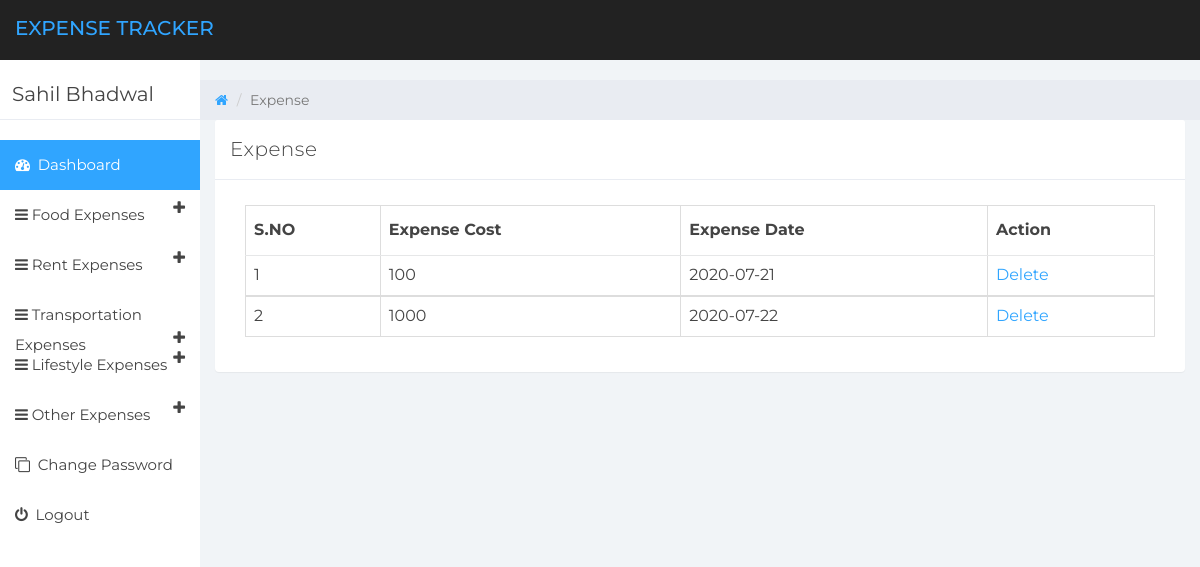
Page /other-manage-expense.php (signed in) on the committed database.
### tables this page shows
CREATE TABLE IF NOT EXISTS `tbluser` (
  `ID` int(11) NOT NULL AUTO_INCREMENT,
  `FullName` varchar(150) DEFAULT NULL,
  `Email` varchar(200) DEFAULT NULL,
  `MobileNumber` bigint(20) DEFAULT NULL,
  `Password` varchar(200) DEFAULT NULL,
  `RegDate` timestamp NOT NULL DEFAULT CURRENT_TIMESTAMP,
  PRIMARY KEY (`ID`)
);

CREATE TABLE IF NOT EXISTS `tbleotherexpense` (
  `ID` int(11) NOT NULL AUTO_INCREMENT,
  `UserId` int(11) NOT NULL,
  `ExpenseDate` date DEFAULT NULL,
  `ExpenseItem` varchar(200) DEFAULT NULL,
  `ExpenseCost` varchar(200) DEFAULT NULL,
  `NoteDate` timestamp NULL DEFAULT CURRENT_TIMESTAMP,
  PRIMARY KEY (`ID`)
);

### other-manage-expense.php (the view, shortened to what this page needs)
  <?php
if (strlen($_SESSION['detsuid']==0)) {
  header('location:logout.php');
  } else{
?>
<!DOCTYPE html>
<html>
<head>
	<link href="css/bootstrap.min.css" rel="stylesheet">
	<link href="css/font-awesome.min.css" rel="stylesheet">
	<link href="css/datepicker3.css" rel="stylesheet">
	<link href="css/styles.css" rel="stylesheet">
</head>
<body>
	<?php include_once('includes/header.php');?>
	<?php include_once('includes/sidebar.php');?>
	<div class="col-sm-9 col-sm-offset-3 col-lg-10 col-lg-offset-2 main">
		<div class="row">
			<ol class="breadcrumb">
				<li><a href="#">
					<em class="fa fa-home"></em>
				</a></li>
				<li class="active">Expense</li>
			</ol>
		</div>
		<div class="row">
			<div class="col-lg-12">
				<div class="panel panel-default">
					<div class="panel-heading">Expense</div>
					<div class="panel-body">
						<div class="col-md-12">
							<div class="table-responsive">
            <table class="table table-bordered mg-b-0">
              <thead>
                <tr>
                  <th>S.NO</th>
                  <th>Expense Cost</th>
                  <th>Expense Date</th>
                  <th>Action</th>
                </tr>
              </thead>
              <?php
              $userid=$_SESSION['detsuid'];
$ret=mysqli_query($con,"select * from tbleotherexpense where UserId='$userid'");
$cnt=1;
while ($row=mysqli_fetch_array($ret)) {
?>
              <tbody>
                <tr>
                  <td><?php echo $cnt;?></td>
                  <td><?php  echo $row['ExpenseCost'];?></td>
                  <td><?php  echo $row['ExpenseDate'];?></td>
                  <td><a href="manage-expense.php?delid=<?php echo $row['ID'];?>">Delete</a>
                </tr>
                <?php
$cnt=$cnt+1;
}?>
              </tbody>
            </table>
          </div>
						</div>
					</div>
				</div>
            </div>
		</div>
    </div>
</body>
</html>
<?php }  ?>

### includes/sidebar.php (shortened to what this page needs)
<?php
include('includes/dbconnection.php');
?>
<div id="sidebar-collapse" class="col-sm-3 col-lg-2 sidebar">
        <div class="profile-sidebar">
            <div class="profile-usertitle">
                <?php
$uid=$_SESSION['detsuid'];
$ret=mysqli_query($con,"select FullName from tbluser where ID='$uid'");
$row=mysqli_fetch_array($ret);
$name=$row['FullName'];
?>
                <div class="profile-usertitle-name"><?php echo $name; ?></div>
            </div>
        </div>
        <ul class="nav menu">
            <li class="active"><a href="dashboard.php"><em class="fa fa-dashboard">&nbsp;</em> Dashboard</a></li>
            <li class="parent "><a data-toggle="collapse" href="#sub-item-1">
                <em class="fa fa-navicon">&nbsp;</em>Food Expenses <span data-toggle="collapse" href="#sub-item-1" class="icon pull-right"><em class="fa fa-plus"></em></span>
                </a>
            </li>
            <li class="parent "><a data-toggle="collapse" href="#sub-item-2">
                    <em class="fa fa-navicon">&nbsp;</em>Rent Expenses <span data-toggle="collapse" href="#sub-item-2" class="icon pull-right"><em class="fa fa-plus"></em></span>
                </a>
            </li>
            <li class="parent "><a data-toggle="collapse" href="#sub-item-3">
                    <em class="fa fa-navicon">&nbsp;</em>Transportation Expenses <span data-toggle="collapse" href="#sub-item-3" class="icon pull-right"><em class="fa fa-plus"></em></span>
                </a>
            </li>
            <li class="parent "><a data-toggle="collapse" href="#sub-item-4">
                    <em class="fa fa-navicon">&nbsp;</em>Lifestyle Expenses <span data-toggle="collapse" href="#sub-item-4" class="icon pull-right"><em class="fa fa-plus"></em></span>
                </a>
            </li>
            <li class="parent "><a data-toggle="collapse" href="#sub-item-5">
                    <em class="fa fa-navicon">&nbsp;</em>Other Expenses <span data-toggle="collapse" href="#sub-item-5" class="icon pull-right"><em class="fa fa-plus"></em></span>
                </a>
            </li>
             <li><a href="change-password.php"><em class="fa fa-clone">&nbsp;</em> Change Password</a></li>
<li><a href="logout.php"><em class="fa fa-power-off">&nbsp;</em> Logout</a></li>
        </ul>
    </div>

### css/styles.css (style rules this page uses)
body { background: #f1f4f7; padding-top: 60px; font-size: 14px; color: #444444; font-family: "Montserrat", "Helvetica Neue", Helvetica, Arial, sans-serif; }
a, a:hover, a:focus { color: #30a5ff; }
.panel { border: 0; }
.panel-heading { font-size: 20px; font-weight: 300; letter-spacing: 0.025em; height: 60px; line-height: 38px; }
.panel-default .panel-heading { background: #fff; border-bottom: 1px solid #e9ecf2; color: #444444; }
.sidebar { display: block; padding: 0; display: none; box-shadow: none; background: #fff; }
.sidebar ul { margin: 20px 0px; }
@media (min-width: 768px) { .sidebar { display: block; position: fixed; top: 60px; bottom: 0; left: 0; z-index: 1000; display: block; margin: 0; padding: 0; overflow-x: hidden; overflow-y: auto; } }
.sidebar ul.nav .active a, .sidebar ul.nav li.parent a.active, .sidebar ul.nav .active > a:hover, .sidebar ul.nav li.parent a.active:hover, .sidebar ul.nav .active > a:focus, .sidebar ul.nav li.parent a.active:focus { color: #fff; background-color: #30a5ff; }
.sidebar ul.nav li a { height: 50px; font-size: 15px; line-height: 2em; color: #444444; }
.profile-sidebar { padding: 10px 0; border-bottom: 1px solid #e9ecf2; }
.profile-usertitle { float: left; text-align: left; margin: 10px 0 0 12px; }
.profile-usertitle-name { font-size: 20px; margin-bottom: 0px; }
.breadcrumb { border-radius: 0; padding: 10px 15px 10px 15px; background: #e9ecf2; margin: 0; }
.table { background: #fff; }
.table > thead > tr > th { border-bottom: 1px solid #e6e7e8; vertical-align: middle; height: 50px; }

### rows in the picture
tbluser: FullName "Sahil Bhadwal"
tbleotherexpense: ExpenseCost "100", ExpenseDate "2020-07-21"
tbleotherexpense: ExpenseCost "1000", ExpenseDate "2020-07-22"
